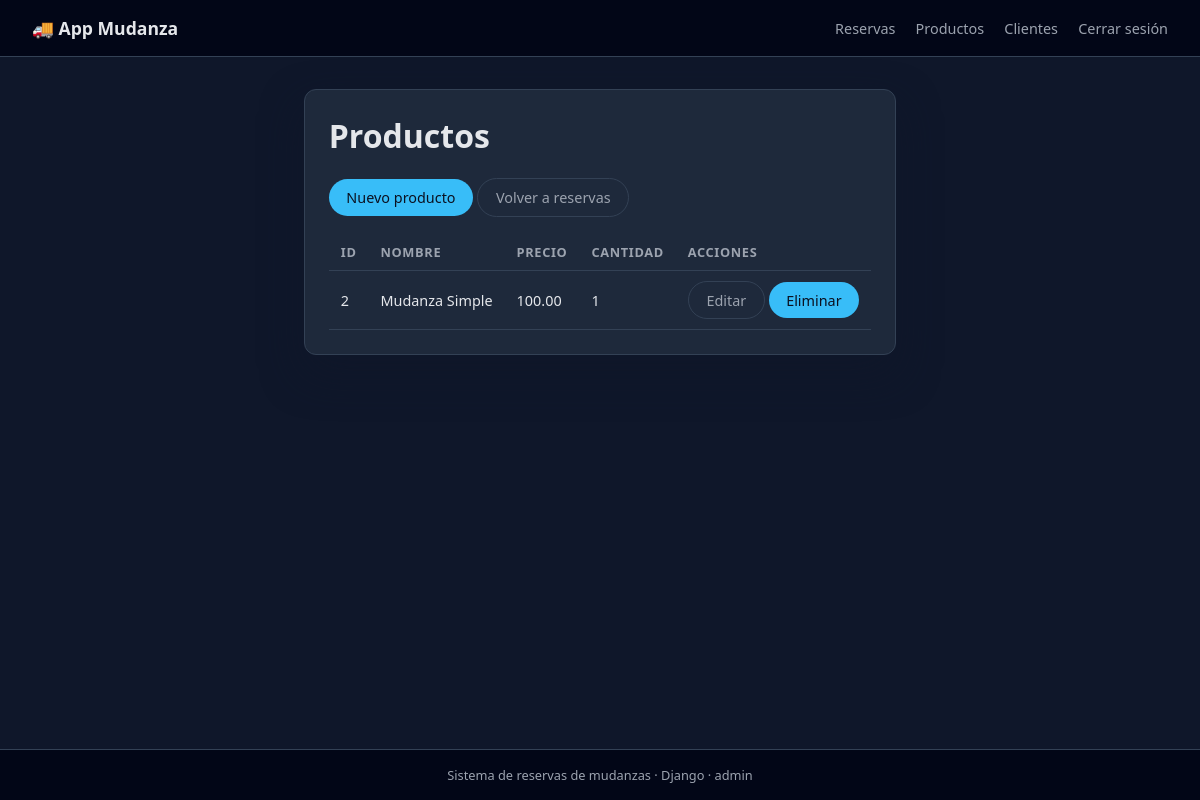
/reservas/productos/ (signed in), run on the app's committed database.
### reservas/models.py (models this page shows, shortened)
class Producto(models.Model):
    nombre = models.CharField(max_length=100)
    precio = models.DecimalField(max_digits=7, decimal_places=2)
    cantidad = models.PositiveIntegerField()

### reservas/views.py (the view)
# urls.py: path('productos/', views.producto_lista, name='producto_lista'),
@login_required
def producto_lista(request):
    productos = Producto.objects.all()
    return render(request, 'reservas/producto_lista.html', {'productos': productos})

### reservas/templates/reservas/producto_lista.html (shortened to what this page needs)
{% extends 'base.html' %}
{% block content %}
    <h1>Productos</h1>
    <div class="mt-2">
        <a href="{% url 'reservas:producto_crear' %}" class="btn">Nuevo producto</a>
        <a href="{% url 'reservas:lista_reservas' %}" class="btn btn-secondary">Volver a reservas</a>
    </div>
    {% if productos %}
        <table class="table mt-2">
            <thead>
                <tr>
                    <th>ID</th>
                    <th>Nombre</th>
                    <th>Precio</th>
                    <th>Cantidad</th>
                    <th>Acciones</th>
                </tr>
            </thead>
            <tbody>
            {% for p in productos %}
                <tr>
                    <td>{{ p.id }}</td>
                    <td>{{ p.nombre }}</td>
                    <td>{{ p.precio }}</td>
                    <td>{{ p.cantidad }}</td>
                    <td>
                        <a href="{% url 'reservas:producto_editar' p.pk %}" class="btn btn-secondary">Editar</a>
                        <a href="{% url 'reservas:producto_eliminar' p.pk %}" class="btn btn-danger">Eliminar</a>
                    </td>
                </tr>
            {% endfor %}
            </tbody>
        </table>
    {% else %}
        <p class="mt-2">No hay productos registrados.</p>
    {% endif %}
{% endblock %}

### templates/base.html (shortened to what this page needs)
{% load static %}
<!DOCTYPE html>
<html lang="es">
<head>
    <link rel="stylesheet" href="{% static 'css/estilos.css' %}">
</head>
<body>
<div class="layout">
    <header class="navbar">
        <div class="navbar-title">
            🚚 App Mudanza
        </div>
        <nav class="navbar-links">
            <a href="{% url 'reservas:lista_reservas' %}">Reservas</a>
            <a href="{% url 'reservas:producto_lista' %}">Productos</a>
            <a href="{% url 'reservas:cliente_lista' %}">Clientes</a>
            {% if user.is_authenticated %}
                <a href="{% url 'logout' %}">Cerrar sesión</a>
            {% else %}
                <a href="{% url 'login' %}">Iniciar sesión</a>
            {% endif %}
        </nav>
    </header>
    <main class="main-content">
        <div class="card">
            {% block content %}{% endblock %}
        </div>
    </main>
    <footer class="footer">
        Sistema de reservas de mudanzas · Django · {{ user.username|default:"Invitado" }}
    </footer>
</div>
</body>
</html>

### static/css/estilos.css (style rules this page uses)
:root { --bg: #0f172a; --bg-card: #1e293b; --accent: #38bdf8; --accent-soft: #0ea5e9; --text-main: #e5e7eb; --text-muted: #9ca3af; --danger: #ef4444; --success: #22c55e; --border-soft: #334155; }
* { box-sizing: border-box; }
body { margin: 0; font-family: system-ui, -apple-system, BlinkMacSystemFont, "Segoe UI", sans-serif; background-color: var(--bg); color: var(--text-main); }
a { color: var(--accent); text-decoration: none; }
.layout { min-height: 100vh; display: flex; flex-direction: column; }
.navbar { background: #020617; padding: 1rem 2rem; display: flex; justify-content: space-between; align-items: center; border-bottom: 1px solid var(--border-soft); }
.navbar-title { font-weight: 600; font-size: 1.1rem; }
.navbar-links a { margin-left: 1rem; font-size: 0.9rem; color: var(--text-muted); }
.main-content { max-width: 960px; margin: 2rem auto; padding: 0 1rem 2rem 1rem; flex: 1; }
.card { background: var(--bg-card); border-radius: 0.75rem; padding: 1.5rem; border: 1px solid var(--border-soft); box-shadow: 0 18px 40px rgba(15, 23, 42, 0.7); }
.card h1, .card h2 { margin-top: 0; }
.btn { display: inline-block; padding: 0.55rem 1.1rem; border-radius: 999px; border: none; cursor: pointer; font-size: 0.9rem; font-weight: 500; background: var(--accent); color: #0b1120; }
.btn-secondary { background: transparent; border: 1px solid var(--border-soft); color: var(--text-muted); }
.table { width: 100%; border-collapse: collapse; margin-top: 1rem; font-size: 0.9rem; }
.table th, .table td { padding: 0.6rem 0.75rem; text-align: left; border-bottom: 1px solid var(--border-soft); }
.table th { font-size: 0.8rem; text-transform: uppercase; letter-spacing: 0.05em; color: var(--text-muted); }
.mt-2 { margin-top: 1rem; }
.footer { text-align: center; padding: 1rem 0; font-size: 0.8rem; color: var(--text-muted); border-top: 1px solid var(--border-soft); background: #020617; }

### data on the page
Producto: id "2", nombre "Mudanza Simple", precio "100.00", cantidad "1"

### other printed values
{{ user.username|default:"Invitado" }} "admin"
